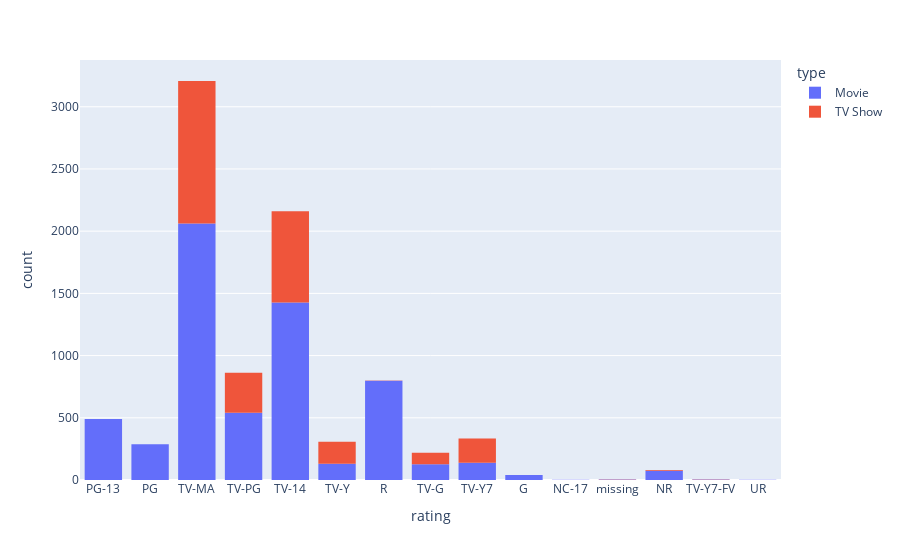

The notebook cell this image was saved under:
### Markdown cell above
- Plot histogram for rating column.

### Code cell
px.histogram(netflix_df, x='rating', color='type')

### Figure 1 — Plotly figure (JSON) as saved in the notebook; plotly's stock layout.template omitted (floating-point values rounded to 4 significant figures; data arrays with more than 128 entries replaced by an {"elided": "..."} marker saying what was removed)
{"data": [{"alignmentgroup": "True", "bingroup": "x", "hovertemplate": "type=Movie<br>rating=%{x}<br>count=%{y}<extra></extra>", "legendgroup": "Movie", "marker": {"color": "#636efa", "pattern": {"shape": ""}}, "name": "Movie", "offsetgroup": "Movie", "orientation": "v", "showlegend": true, "type": "histogram", "x": {"elided": "6131 str values"}, "xaxis": "x", "yaxis": "y"}, {"alignmentgroup": "True", "bingroup": "x", "hovertemplate": "type=TV Show<br>rating=%{x}<br>count=%{y}<extra></extra>", "legendgroup": "TV Show", "marker": {"color": "#EF553B", "pattern": {"shape": ""}}, "name": "TV Show", "offsetgroup": "TV Show", "orientation": "v", "showlegend": true, "type": "histogram", "x": {"elided": "2676 str values"}, "xaxis": "x", "yaxis": "y"}], "layout": {"barmode": "relative", "legend": {"title": {"text": "type"}, "tracegroupgap": 0}, "margin": {"t": 60}, "xaxis": {"anchor": "y", "domain": [0, 1], "title": {"text": "rating"}}, "yaxis": {"anchor": "x", "domain": [0, 1], "title": {"text": "count"}}}}
